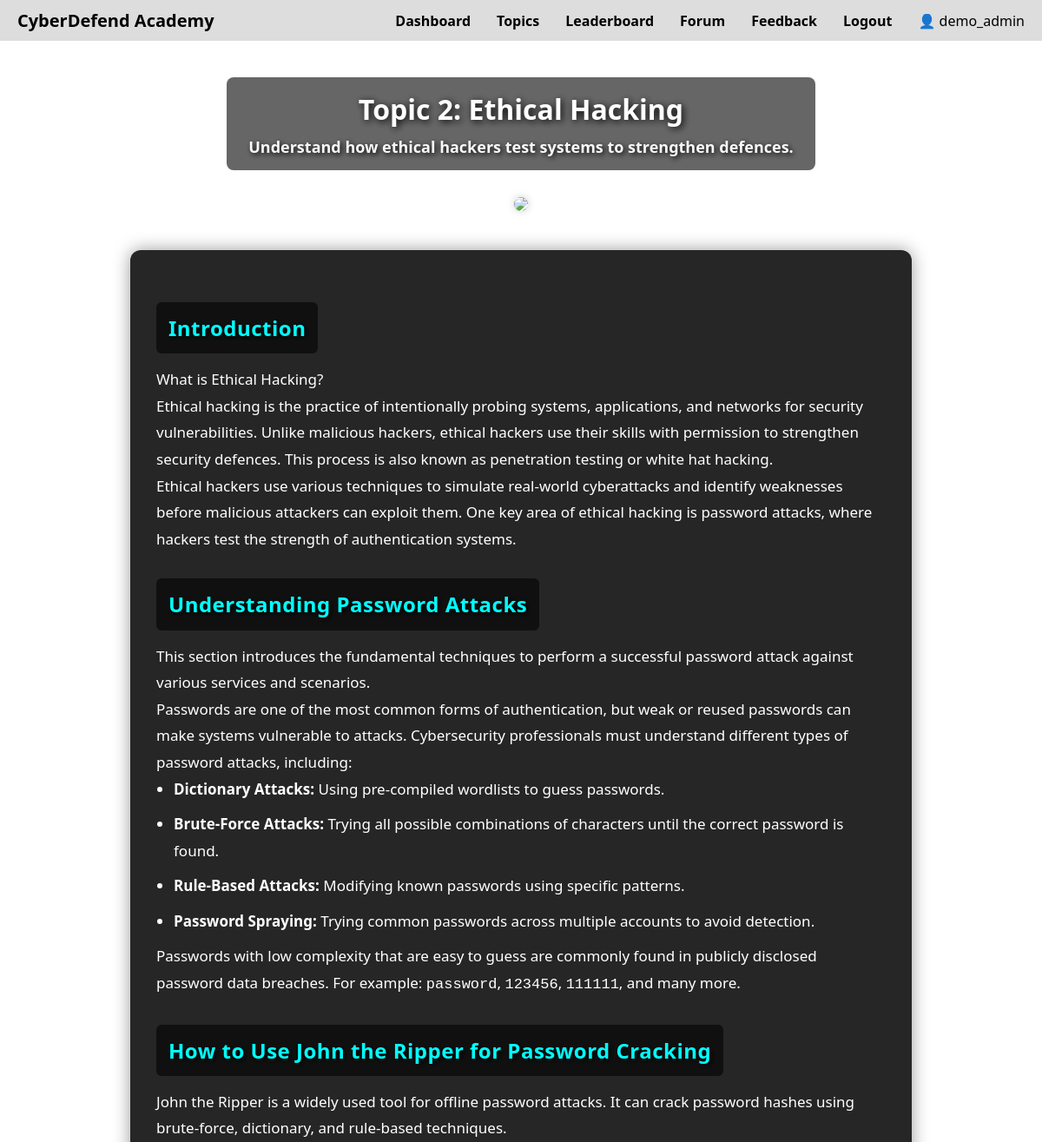
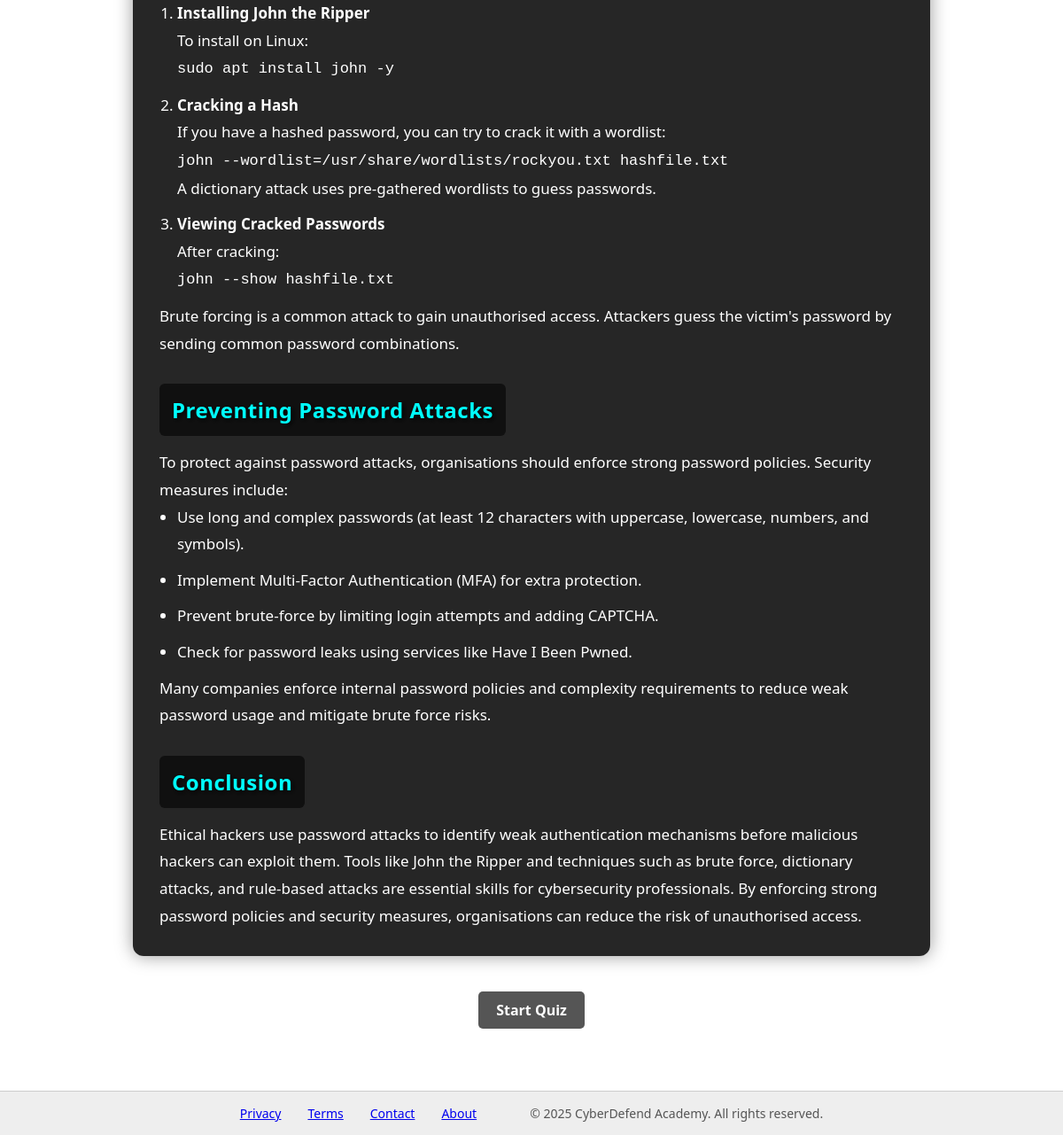
The app's page /CyberDefend/ethical_hacking.php (signed in) with its own data (2 pictures, top to bottom).
### tables this page shows
CREATE TABLE IF NOT EXISTS topics (
  id int(11) NOT NULL AUTO_INCREMENT,
  title varchar(255) NOT NULL,
  short_description varchar(255) DEFAULT NULL,
  description text NOT NULL,
  video_link varchar(512) DEFAULT NULL,
  PRIMARY KEY (id)
);

### CyberDefend/ethical_hacking.php (the view, shortened to what this page needs)
<?php
require_once 'db.php';
$topicId = 2;
$stmt = $conn->prepare("SELECT title, short_description, description, video_link FROM topics WHERE id = ?");
$stmt->bind_param("i", $topicId);
$stmt->execute();
$result = $stmt->get_result();
$topic = $result->fetch_assoc();
?>
<!DOCTYPE html>
<html lang="en">
<head>
  <link rel="stylesheet" href="style.css" />
</head>
<body>
<?php include 'header.php'; ?>
<main class="topics-main">
  <div class="main-title">
  <h2>Topic <?= $topicId ?>: <?= htmlspecialchars($topic['title']) ?></h2>
<?php if (!empty($topic['short_description'])): ?>
  <p class="subtitle"><?= htmlspecialchars($topic['short_description']) ?></p>
<?php endif; ?>
  </div>
  <?php if (!empty($topic['video_link'])): ?>
  <div class="video-section" style="text-align: center; margin-bottom: 40px;">
    <div class="video-preview" style="text-align: center; margin-bottom: 30px;">
      <a href="<?= htmlspecialchars($topic['video_link']) ?>" target="_blank">
        <img src="images/Ethical_Hacking.png" style="width: 30%; border-radius: 10px; box-shadow: 0 0 10px rgba(0,0,0,0.2);">
      </a>
    </div>
  </div>
  <?php endif; ?>
  <section class="section-content" style="max-width: 900px; margin: 0 auto; text-align: left;">
    <?= $topic['description'] ?>
  </section>
  <div style="text-align: center; margin: 40px 0;">
    <a href="ethical_quiz.php" class="btn">Start Quiz</a>
  </div>
</main>
<footer class="footer">
  <a href="privacy.php">Privacy</a>
  <a href="terms.php">Terms</a>
  <a href="contact.php">Contact</a>
  <a href="about.php">About</a>
</footer>
</body>
</html>

### CyberDefend/style.css (style rules this page uses)
* { margin: 0; padding: 0; box-sizing: border-box; }
body, html { font-family: 'Segoe UI', Tahoma, Geneva, Verdana, sans-serif; height: 100%; display: flex; flex-direction: column; color: black; background: url('images/cyber-security.jpg') no-repeat center center fixed; background-size: cover; }
.video-section { text-align: center; margin: 24px 0 40px; }
.content-container img, .video-section img { max-width: 100%; height: auto; }
.btn { padding: 10px 20px; background-color: #555; color: white; text-align: center; text-decoration: none; font-weight: bold; border: none; border-radius: 5px; display: inline-block; font-family: 'Segoe UI', Tahoma, Geneva, Verdana, sans-serif; }
main { flex: 1; padding-bottom: 30px; }
footer { display: flex; justify-content: center; gap: 30px; padding: 15px; background-color: #eee; border-top: 1px solid #ccc; font-size: 14px; position: relative; }
footer::after { content: "© 2025 CyberDefend Academy. All rights reserved."; margin-left: 30px; color: #555; }
.main-title { text-align: center; margin-top: 40px; margin-bottom: 30px; }
.main-title h2 { font-size: 32px; margin-bottom: 10px; font-weight: bold; }
.main-title p { font-size: 16px; color: #666; }
.btn { padding: 10px 20px; background-color: #555; color: white; text-align: center; text-decoration: none; font-weight: bold; border: none; border-radius: 5px; cursor: pointer; }
html, body { height: 100%; margin: 0; padding: 0; }
.section-content { background-color: rgba(0, 0, 0, 0.85); padding: 30px; border-radius: 12px; color: #ffffff; font-size: 17px; line-height: 1.8; box-shadow: 0 0 20px rgba(0,0,0,0.4); }
.section-content h3 { font-size: 24px; font-weight: 700; margin-top: 30px; margin-bottom: 15px; background: rgba(0, 0, 0, 0.6); padding: 8px 14px; border-radius: 6px; color: #00ffff; text-shadow: 2px 2px 6px rgba(0, 0, 0, 1); display: inline-block; letter-spacing: 0.5px; }
.section-content li { margin-left: 20px; margin-bottom: 10px; }
.main-title { display: block; text-align: center; margin: 40px auto 30px; background: rgba(0, 0, 0, 0.6); padding: 15px 25px; border-radius: 8px; max-width: fit-content; }
.main-title h2 { font-size: 32px; margin-bottom: 10px; font-weight: bold; color: #fff; text-shadow: 2px 2px 8px rgba(0, 0, 0, 1); }
.main-title p { color: #f8f8f8; font-size: 18px; font-weight: 600; margin-top: 5px; text-shadow: 2px 2px 6px rgba(0,0,0,1); }

### records on screen
topics: title "Ethical Hacking", short_description "Understand how ethical hackers test systems to strengthen defences.", description "Introduction What is Ethical Hacking? Ethical hacking is the practice of intentionally probing systems, applications, and networks for security vulnerabilities. Unlike malicious hackers, ethical hackers use their skills with permission to strengthen security defences. This process is also known as penetration testing or white hat hacking. Ethical hackers use various techniques to simulate real-world cyberattacks and identify weaknesses before malicious attackers can exploit them. One key area of ethical hacking is password attacks, where hackers test the strength of authentication systems. Understanding Password Attacks This section introduces the fundamental techniques to perform a…"

### other values on screen
$username "demo_admin"
$topicId "2"
